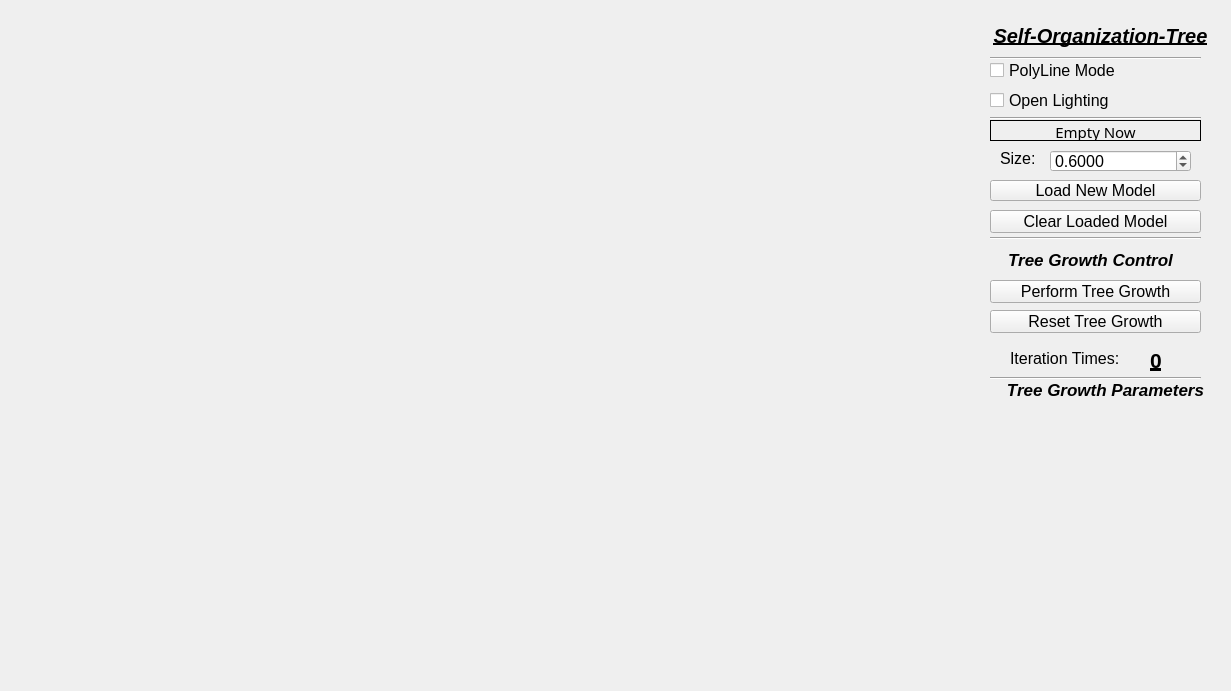
<?xml version="1.0" encoding="UTF-8"?>
<ui version="4.0">
 <class>MainWindow</class>
 <widget class="QWidget" name="MainWindow">
  <property name="geometry">
   <rect>
    <x>0</x>
    <y>0</y>
    <width>1231</width>
    <height>691</height>
   </rect>
  </property>
  <property name="windowTitle">
   <string>MainWindow</string>
  </property>
  <widget class="QLabel" name="label">
   <property name="geometry">
    <rect>
     <x>990</x>
     <y>20</y>
     <width>221</width>
     <height>31</height>
    </rect>
   </property>
   <property name="font">
    <font>
     <family>Arial</family>
     <pointsize>15</pointsize>
     <weight>75</weight>
     <italic>true</italic>
     <bold>true</bold>
     <underline>true</underline>
     <kerning>true</kerning>
    </font>
   </property>
   <property name="text">
    <string>Self-Organization-Tree</string>
   </property>
   <property name="alignment">
    <set>Qt::AlignCenter</set>
   </property>
  </widget>
  <widget class="QCheckBox" name="checkBox">
   <property name="geometry">
    <rect>
     <x>990</x>
     <y>60</y>
     <width>201</width>
     <height>21</height>
    </rect>
   </property>
   <property name="font">
    <font>
     <family>Arial</family>
     <pointsize>12</pointsize>
     <weight>50</weight>
     <bold>false</bold>
    </font>
   </property>
   <property name="text">
    <string>PolyLine Mode</string>
   </property>
  </widget>
  <widget class="Line" name="line">
   <property name="geometry">
    <rect>
     <x>990</x>
     <y>50</y>
     <width>211</width>
     <height>16</height>
    </rect>
   </property>
   <property name="font">
    <font>
     <weight>50</weight>
     <bold>false</bold>
    </font>
   </property>
   <property name="orientation">
    <enum>Qt::Horizontal</enum>
   </property>
  </widget>
  <widget class="QCheckBox" name="checkBox_2">
   <property name="geometry">
    <rect>
     <x>990</x>
     <y>90</y>
     <width>201</width>
     <height>21</height>
    </rect>
   </property>
   <property name="font">
    <font>
     <family>Arial</family>
     <pointsize>12</pointsize>
     <weight>50</weight>
     <bold>false</bold>
    </font>
   </property>
   <property name="text">
    <string>Open Lighting</string>
   </property>
  </widget>
  <widget class="Line" name="line_2">
   <property name="geometry">
    <rect>
     <x>990</x>
     <y>110</y>
     <width>211</width>
     <height>16</height>
    </rect>
   </property>
   <property name="font">
    <font>
     <weight>50</weight>
     <bold>false</bold>
    </font>
   </property>
   <property name="orientation">
    <enum>Qt::Horizontal</enum>
   </property>
  </widget>
  <widget class="QPushButton" name="pushButton">
   <property name="geometry">
    <rect>
     <x>990</x>
     <y>180</y>
     <width>211</width>
     <height>21</height>
    </rect>
   </property>
   <property name="font">
    <font>
     <family>Arial</family>
     <pointsize>12</pointsize>
    </font>
   </property>
   <property name="text">
    <string>Load New Model</string>
   </property>
  </widget>
  <widget class="QLabel" name="label_2">
   <property name="geometry">
    <rect>
     <x>990</x>
     <y>120</y>
     <width>211</width>
     <height>21</height>
    </rect>
   </property>
   <property name="font">
    <font>
     <family>Cascadia Mono</family>
     <pointsize>11</pointsize>
     <underline>false</underline>
    </font>
   </property>
   <property name="frameShape">
    <enum>QFrame::Box</enum>
   </property>
   <property name="text">
    <string>Empty Now</string>
   </property>
   <property name="textFormat">
    <enum>Qt::RichText</enum>
   </property>
   <property name="scaledContents">
    <bool>false</bool>
   </property>
   <property name="alignment">
    <set>Qt::AlignCenter</set>
   </property>
  </widget>
  <widget class="Line" name="line_3">
   <property name="geometry">
    <rect>
     <x>990</x>
     <y>230</y>
     <width>211</width>
     <height>16</height>
    </rect>
   </property>
   <property name="font">
    <font>
     <weight>50</weight>
     <bold>false</bold>
    </font>
   </property>
   <property name="orientation">
    <enum>Qt::Horizontal</enum>
   </property>
  </widget>
  <widget class="QLabel" name="label_3">
   <property name="geometry">
    <rect>
     <x>1000</x>
     <y>150</y>
     <width>51</width>
     <height>16</height>
    </rect>
   </property>
   <property name="font">
    <font>
     <family>Arial</family>
     <pointsize>12</pointsize>
    </font>
   </property>
   <property name="text">
    <string>Size:</string>
   </property>
  </widget>
  <widget class="QDoubleSpinBox" name="doubleSpinBox">
   <property name="geometry">
    <rect>
     <x>1050</x>
     <y>150</y>
     <width>141</width>
     <height>22</height>
    </rect>
   </property>
   <property name="font">
    <font>
     <family>Arial</family>
     <pointsize>12</pointsize>
    </font>
   </property>
   <property name="decimals">
    <number>4</number>
   </property>
   <property name="minimum">
    <double>0.001000000000000</double>
   </property>
   <property name="maximum">
    <double>1.000000000000000</double>
   </property>
   <property name="singleStep">
    <double>0.002500000000000</double>
   </property>
   <property name="value">
    <double>0.600000000000000</double>
   </property>
  </widget>
  <widget class="QPushButton" name="pushButton_2">
   <property name="geometry">
    <rect>
     <x>990</x>
     <y>210</y>
     <width>211</width>
     <height>23</height>
    </rect>
   </property>
   <property name="font">
    <font>
     <family>Arial</family>
     <pointsize>12</pointsize>
    </font>
   </property>
   <property name="text">
    <string>Clear Loaded Model</string>
   </property>
  </widget>
  <widget class="QPushButton" name="pushButton_3">
   <property name="geometry">
    <rect>
     <x>990</x>
     <y>280</y>
     <width>211</width>
     <height>23</height>
    </rect>
   </property>
   <property name="font">
    <font>
     <family>Arial</family>
     <pointsize>12</pointsize>
    </font>
   </property>
   <property name="text">
    <string>Perform Tree Growth</string>
   </property>
  </widget>
  <widget class="QLabel" name="label_4">
   <property name="geometry">
    <rect>
     <x>1000</x>
     <y>250</y>
     <width>181</width>
     <height>20</height>
    </rect>
   </property>
   <property name="font">
    <font>
     <family>Arial</family>
     <pointsize>13</pointsize>
     <weight>75</weight>
     <italic>true</italic>
     <bold>true</bold>
     <kerning>true</kerning>
    </font>
   </property>
   <property name="text">
    <string>Tree Growth Control</string>
   </property>
   <property name="alignment">
    <set>Qt::AlignCenter</set>
   </property>
  </widget>
  <widget class="QLabel" name="label_5">
   <property name="geometry">
    <rect>
     <x>1010</x>
     <y>350</y>
     <width>121</width>
     <height>16</height>
    </rect>
   </property>
   <property name="font">
    <font>
     <family>Arial</family>
     <pointsize>12</pointsize>
    </font>
   </property>
   <property name="text">
    <string>Iteration Times:</string>
   </property>
  </widget>
  <widget class="QLabel" name="label_6">
   <property name="geometry">
    <rect>
     <x>1150</x>
     <y>350</y>
     <width>31</width>
     <height>21</height>
    </rect>
   </property>
   <property name="font">
    <font>
     <family>Arial</family>
     <pointsize>16</pointsize>
     <weight>75</weight>
     <bold>true</bold>
     <underline>true</underline>
    </font>
   </property>
   <property name="text">
    <string>0</string>
   </property>
  </widget>
  <widget class="QPushButton" name="pushButton_4">
   <property name="geometry">
    <rect>
     <x>990</x>
     <y>310</y>
     <width>211</width>
     <height>23</height>
    </rect>
   </property>
   <property name="font">
    <font>
     <family>Arial</family>
     <pointsize>12</pointsize>
    </font>
   </property>
   <property name="text">
    <string>Reset Tree Growth</string>
   </property>
  </widget>
  <widget class="Line" name="line_4">
   <property name="geometry">
    <rect>
     <x>990</x>
     <y>370</y>
     <width>211</width>
     <height>16</height>
    </rect>
   </property>
   <property name="font">
    <font>
     <weight>50</weight>
     <bold>false</bold>
    </font>
   </property>
   <property name="orientation">
    <enum>Qt::Horizontal</enum>
   </property>
  </widget>
  <widget class="QLabel" name="label_7">
   <property name="geometry">
    <rect>
     <x>1000</x>
     <y>380</y>
     <width>211</width>
     <height>20</height>
    </rect>
   </property>
   <property name="font">
    <font>
     <family>Arial</family>
     <pointsize>13</pointsize>
     <weight>75</weight>
     <italic>true</italic>
     <bold>true</bold>
     <kerning>true</kerning>
    </font>
   </property>
   <property name="text">
    <string>Tree Growth Parameters</string>
   </property>
   <property name="alignment">
    <set>Qt::AlignCenter</set>
   </property>
  </widget>
 </widget>
 <resources/>
 <connections/>
</ui>
